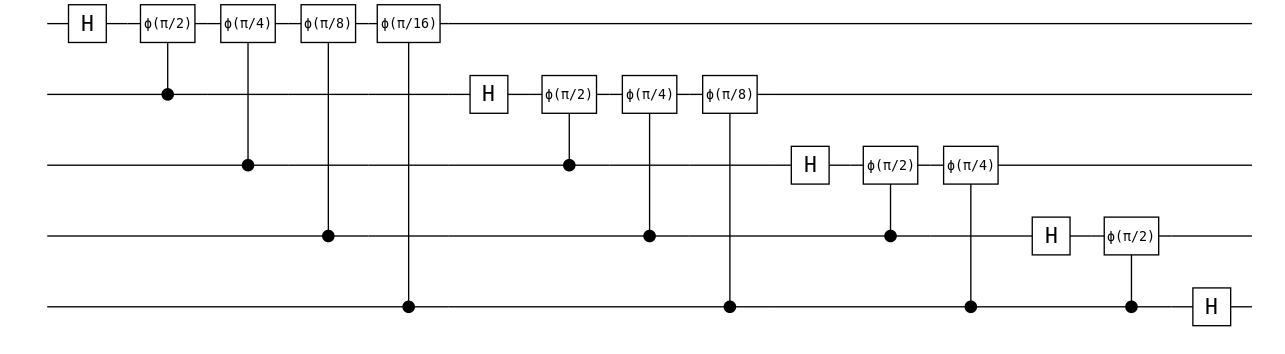

Source code (Julia):
using YaoExtensions, YaoPlots
using Compose
Compose.set_default_graphic_size(20cm, 20cm)

vizcircuit(qft_circuit(5))
vizcircuit(variational_circuit(5))
vizcircuit(control(5, (2,-3), 4=>X))
